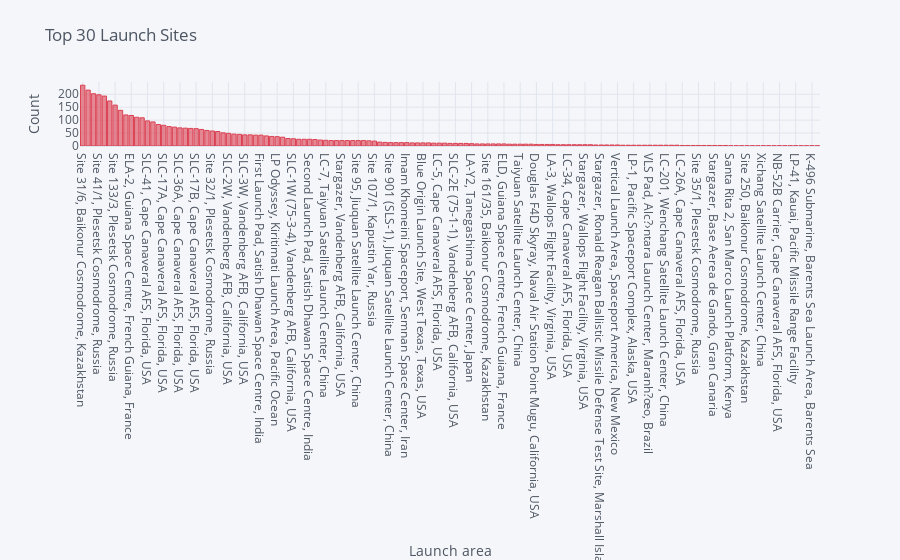

Here is the notebook cell this chart was saved with:
### Code cell
tl = df['Location'].value_counts()
tl.iplot(kind='bar', xTitle = 'Launch area', yTitle = "Count", title = 'Top 30 Launch Sites', color = 'red')

### Figure 1 — Plotly figure (JSON) as saved in the notebook; plotly's stock layout.template omitted (floating-point values rounded to 4 significant figures; data arrays with more than 128 entries replaced by an {"elided": "..."} marker saying what was removed)
{"data": [{"marker": {"color": "rgba(219, 64, 82, 0.6)", "line": {"color": "rgba(219, 64, 82, 1.0)", "width": 1}}, "name": "Location", "orientation": "v", "text": "", "type": "bar", "x": {"elided": "137 str values"}, "y": {"elided": "137 int values"}}], "layout": {"legend": {"bgcolor": "#F5F6F9", "font": {"color": "#4D5663"}}, "paper_bgcolor": "#F5F6F9", "plot_bgcolor": "#F5F6F9", "title": {"font": {"color": "#4D5663"}, "text": "Top 30 Launch Sites"}, "xaxis": {"gridcolor": "#E1E5ED", "showgrid": true, "tickfont": {"color": "#4D5663"}, "title": {"font": {"color": "#4D5663"}, "text": "Launch area"}, "zerolinecolor": "#E1E5ED"}, "yaxis": {"gridcolor": "#E1E5ED", "showgrid": true, "tickfont": {"color": "#4D5663"}, "title": {"font": {"color": "#4D5663"}, "text": "Count"}, "zerolinecolor": "#E1E5ED"}}}
